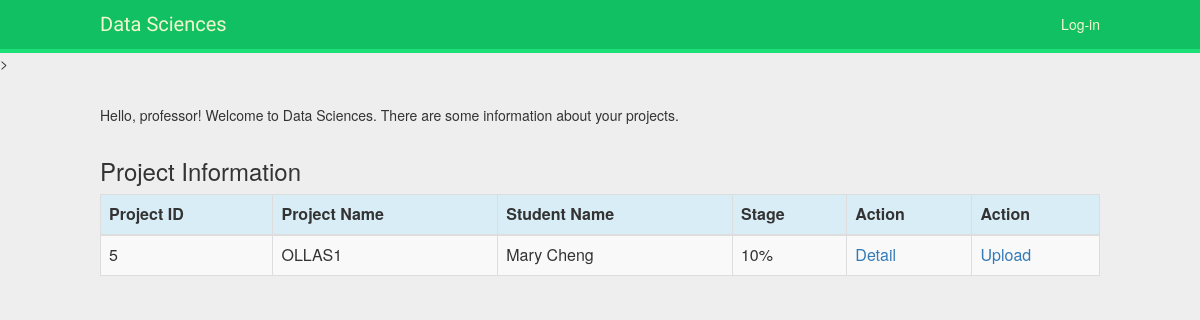
/professor_access/, run on the app's committed database.
### professor_access/models.py (models this page shows, shortened)
class Project(models.Model):
    name = models.CharField(max_length=50 )
    student_name = models.CharField(max_length=200)
    stage = models.CharField(max_length=50)
    description = models.TextField(blank=True)
    note = models.TextField(blank=True)

### professor_access/views.py (the view)
def professor_list(request, template_name='professor_access/pa_list.html'):
    project = Project.objects.all()
    data = {}
    data['object_list'] = project
    return render(request, template_name, data)

### professor_access/templates/professor_access/pa_list.html (shortened to what this page needs)
{% extends "base.html" %}
{% load staticfiles %}
{% block content %}
<head>
     <link rel="stylesheet" href="https://maxcdn.bootstrapcdn.com/bootstrap/3.3.4/css/bootstrap.min.css">
</head>
<body>
<body id="app-layout">
<p>Hello, professor! Welcome to Data Sciences. There are some information about your projects.</p>
<div class="row">
        <h3 style="padding-left: 15Px">Project Information</h3>
</div>
<table class="table table-striped table-bordered table-hover">
    <thead>
    <tr class="bg-info">
        <th>Project ID</th>
        <th>Project Name</th>
        <th>Student Name</th>
        <th>Stage</th>
        <th>Action</th>
        <th>Action</th>
    </tr>
    </thead>
    <tbody>
    {% for project in object_list %}
    <tr>
        <td>{{ project.id}}</td>
        <td>{{ project.name}}</td>
        <td>{{ project.student_name }}</td>
        <td>{{ project.stage }}</td>
        <td><a href="{% url 'professor_access:detail' project.id %}">Detail</a>
        <td><a href="">Upload</a></td>
        </td>
    </tr>
    {% endfor %}
    </tbody>
</table>
</body>
{% endblock %}

### student_access/static/css/base.css (style rules this page uses)
body { margin:0; padding:0; font-family:helvetica, sans-serif; }
p { line-height: 1.8; }
a { color:#12c064; text-decoration:none; }
h1, h2, h3, h4, h5 , h6 { font-family: 'Muli', sans-serif; font-weight:normal; }

### professor_access/templates/professor_access/pa_list.html (style rules this page uses)
body { background-color: #eee; }

### data on the page
Project: id "5", name "OLLAS1", student_name "Mary Cheng", stage "10%"
